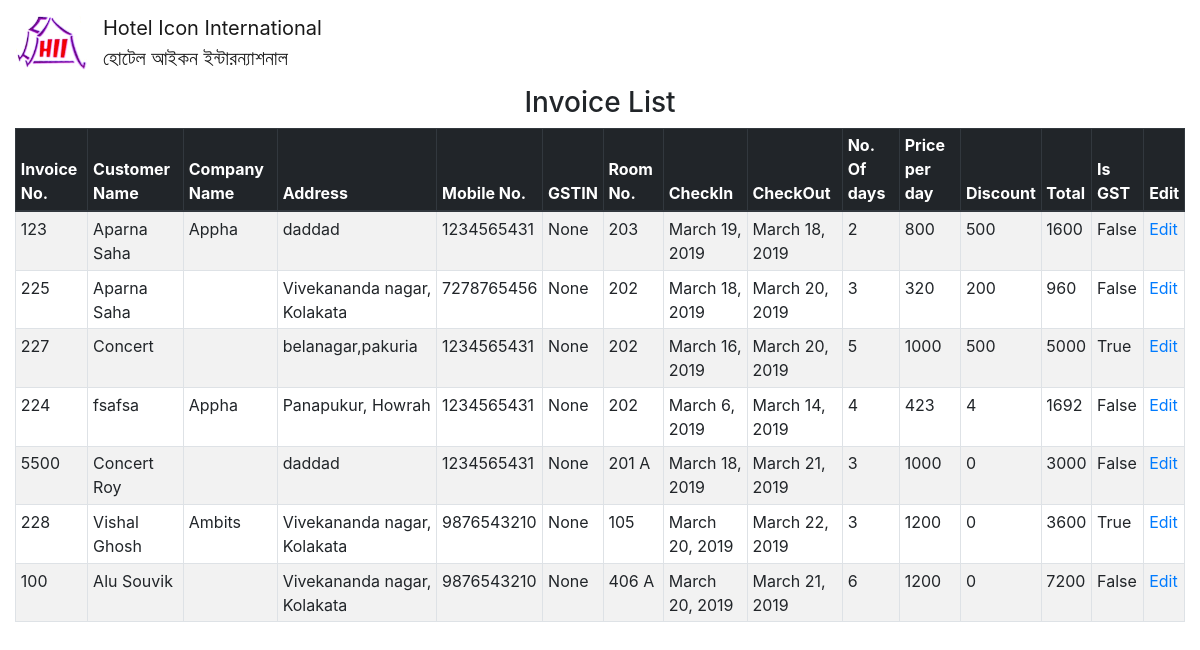
The page /accounts/viewinvoice/ on the database as committed earlier.
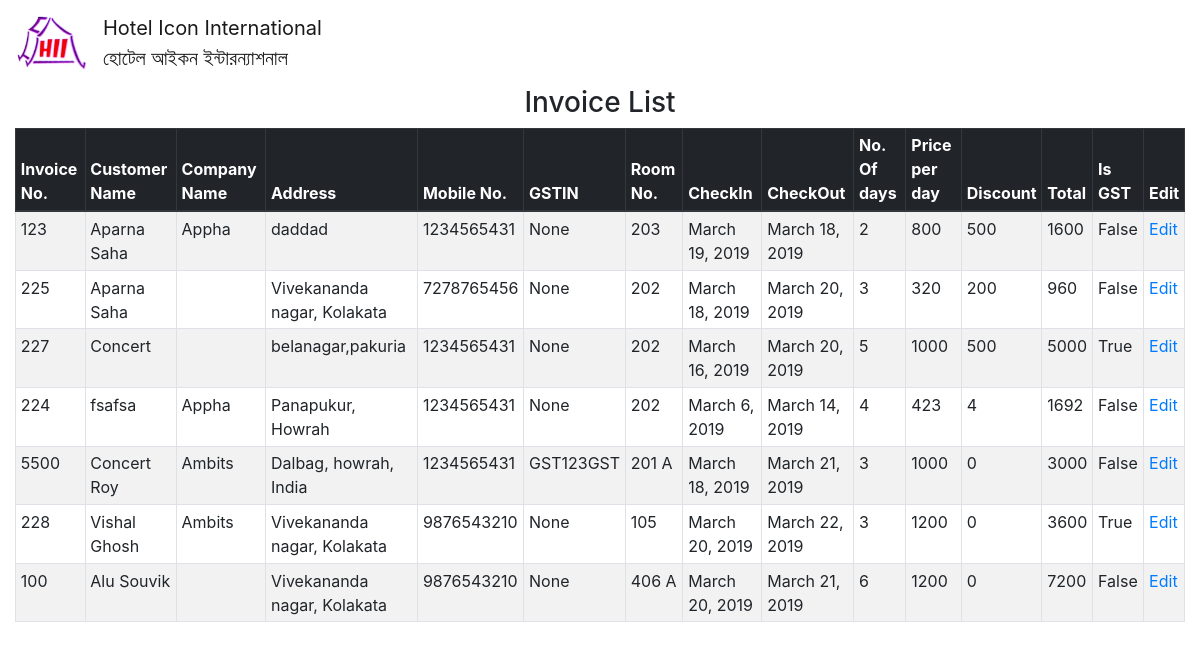
The same page on the database as committed later.
### mainapp/models.py (models this page shows, shortened)
class Invoice(models.Model):
    invoice_no = models.CharField(max_length=10)
    name = models.CharField(max_length=30)
    company_name = models.CharField(max_length=30,null=True,blank=True)
    address = models.CharField(max_length=60,null=True,blank=True)
    phone = models.CharField(max_length=13,null=True,blank=True)
    person_count = models.CharField(max_length=30)
    gstin = models.CharField(max_length=30,blank=True,null=True)
    date = models.DateField()
    room_no = models.CharField(max_length=7)
    check_in = models.DateField()
    check_out = models.DateField()
    days_count = models.IntegerField()
    rate = models.IntegerField()
    room_no_2 = models.CharField(max_length=7,blank=True, null=True)
    check_in_2 = models.DateField(blank=True, null=True)
    check_out_2 = models.DateField(blank=True, null=True)
    days_count_2 = models.IntegerField(default=0)
    rate_2 = models.IntegerField(default=0)
    room_no_3 = models.CharField(max_length=7,blank=True, null=True)
    check_in_3 = models.DateField(blank=True, null=True)
    check_out_3 = models.DateField(blank=True, null=True)
    days_count_3 = models.IntegerField(default=0)
    rate_3 = models.IntegerField(default=0)
    discount = models.IntegerField(default=0)
    is_gst = models.BooleanField(default=False)
    def total(self): return (self.rate*self.days_count)

### mainapp/views.py (the view)
# urls.py: path('accounts/viewinvoice/', views.view_invoice,name="viewinvoice"),
def view_invoice(request):
    objects = Invoice.objects.all()
    return render(request,'viewinvoice.html',{'objects':objects})

### mainapp/templates/viewinvoice.html
{% extends 'master.html' %}
{% block content %}
<div class="container-fluid">
    <h3 class="text-center">Invoice List</h3>
    <table class="table table-striped table-sm table-hover table-bordered">
        <thead class="thead-dark">
            <th scope="col">Invoice No.</th>
            <th scope="col">Customer Name</th>
            <th scope="col">Company Name</th>
            <th scope="col">Address</th>
            <th scope="col">Mobile No.</th>
            <th scope="col">GSTIN</th>
            <th scope="col">Room No.</th>
            <th scope="col">CheckIn</th>
            <th scope="col">CheckOut</th>
            <th scope="col">No. Of days</th>
            <th scope="col">Price per day</th>
            <th scope="col">Discount</th>
            <th scope="col">Total</th>
            <th scope="col">Is GST</th>
            <th scope="col">Edit</th>
        </thead>
        <tbody>
            {% for obj in objects %}
            <tr scope="row">
                <td>{{obj.invoice_no}}</td>
                <td>{{obj.name}}</td>
                <td>{{obj.company_name}}</td>
                <td>{{obj.address}}</td>
                <td>{{obj.phone}}</td>
                <td>{{obj.gstin}}</td>
                <td>{{obj.room_no}}</td>
                <td>{{obj.check_in}}</td>
                <td>{{obj.check_out}}</td>
                <td>{{obj.days_count}}</td>
                <td>{{obj.rate}}</td>
                <td>{{obj.discount}}</td>
                <td>{{obj.total}}</td>
                <td>{{obj.is_gst}}</td>
                <td><a href="{% url 'editinvoice' obj.pk %}">Edit</a></td>
            </tr>
            {% endfor %}
        </tbody>
    </table>
</div>
{% endblock %}

Rows that differ between the two databases and show on the page:
changed Invoice "Concert Roy": company_name (not shown) → "Ambits"; address "daddad" → "Dalbag, howrah, India"; gstin "None" → "GST123GST"
